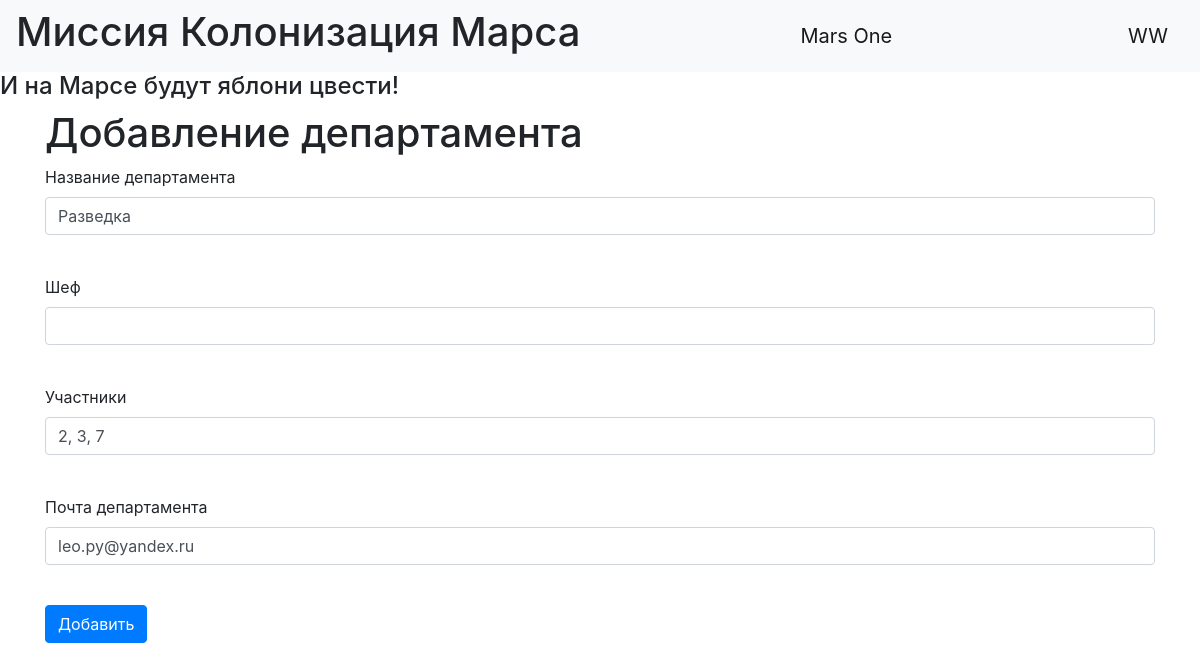
The page /departments/2 (signed in) on the database its author committed.
### data/users.py (models this page shows, shortened)
class User(SqlAlchemyBase, UserMixin):
    __tablename__ = 'users'
    id = sqlalchemy.Column(sqlalchemy.Integer,
                           primary_key=True, autoincrement=True)
    age = sqlalchemy.Column(sqlalchemy.Integer)
    surname = sqlalchemy.Column(sqlalchemy.String)
    name = sqlalchemy.Column(sqlalchemy.String, nullable=True)
    about = sqlalchemy.Column(sqlalchemy.String, nullable=True)
    email = sqlalchemy.Column(sqlalchemy.String,
                              index=True, unique=True, nullable=True)
    position = sqlalchemy.Column(sqlalchemy.String)
    speciality = sqlalchemy.Column(sqlalchemy.String)
    address = sqlalchemy.Column(sqlalchemy.String)
    hashed_password = sqlalchemy.Column(sqlalchemy.String, nullable=True)
    created_date = sqlalchemy.Column(sqlalchemy.DateTime,
                                     default=datetime.datetime.now)
    jobs = orm.relationship("Jobs", back_populates='user')
    departments = orm.relationship("Department", back_populates='user')

### data/department.py (models this page shows)
class Department(SqlAlchemyBase):
    __tablename__ = 'department'
    id = sqlalchemy.Column(sqlalchemy.Integer, primary_key=True,
                           autoincrement=True)
    title = sqlalchemy.Column(sqlalchemy.String, nullable=True)
    chief = sqlalchemy.Column(sqlalchemy.Integer, sqlalchemy.ForeignKey("users.id"))
    members = sqlalchemy.Column(sqlalchemy.String, nullable=True)
    email = sqlalchemy.Column(sqlalchemy.String, nullable=True)
    user = orm.relationship('User')

### index.py (the view, shortened to what this page needs)
@app.route('/departments/<int:id>', methods=['GET', 'POST'])
@login_required
def edit_department(id):
    form = DepartmentForm()
    if request.method == "GET":
        db_sess = db_session.create_session()
        departments = db_sess.query(Department).filter(Department.id == id, (current_user.id == 1)).first()
        if departments:
            form.title.data = departments.title
            form.members.data = departments.members
            form.email.data = departments.email
        else:
            abort(404)
    return render_template('department.html', title='Редактирование департамента', form=form)

### form/department.py
class DepartmentForm(FlaskForm):
    title = StringField('Название департамента', validators=[DataRequired()])
    chief = IntegerField('Шеф', validators=[DataRequired()])
    members = StringField('Участники', validators=[DataRequired()])
    email = EmailField('Почта департамента', validators=[DataRequired()])
    submit = SubmitField('Добавить')

### data/db_session.py (called while the page is built)
def create_session() -> Session:
    global __factory
    return __factory()

### index.py (called while the page is built)
@login_manager.user_loader
def load_user(user_id):
    db_sess = db_session.create_session()
    return db_sess.query(User).get(user_id)

### templates/department.html (shortened to what this page needs)
{% extends "base.html" %}
{% block content %}
<h1>Добавление департамента</h1>
<form action="" method="post">
    <p>
        {{ form.title.label }}<br>
        {{ form.title(class="form-control")}}<br>
    </p>
    <p>
        {{ form.chief.label }}<br>
        {{ form.chief(class="form-control") }}<br>
    </p>
    <p>
        {{ form.members.label }}<br>
        {{ form.members(class="form-control") }}<br>
    </p>
    <p>
        {{ form.email.label }}<br>
        {{ form.email(class="form-control") }}<br>
    </p>
    <p>{{ form.submit(type="submit", class="btn btn-primary") }}</p>
</form>
{% endblock %}

### templates/base.html (shortened to what this page needs)
<!DOCTYPE html>
<html lang="en">
<head>
    <link rel="stylesheet" href="https://stackpath.bootstrapcdn.com/bootstrap/4.4.1/css/bootstrap.min.css">
    <link rel="stylesheet" type="text/css" href="../static/css/style.css" />
</head>
  <body>
    <header>
      <nav class="navbar navbar-light bg-light">
          <h1>Миссия Колонизация Марса</h1>
        <a class="navbar-brand" href="#">Mars One</a>
          {% if current_user.is_authenticated %}
            <a class="navbar-brand" href="/logout">{{ current_user.name }}</a>
          {% else %}
    <p>
        <a class="btn btn-primary " href="/register">Зарегистрироваться</a>
        <a class="btn btn-success" href="/login">Войти</a>
    </p>
{% endif %}
      </nav>
        <h4>И на Марсе будут яблони цвести!</h4>
    </header>
    <main role="main" class="container">
        {% block content %}{% endblock %}
    </main>
  </body>
</html>

### rows shown on the page
User: name "WW"
Department: title "Разведка", members "2, 3, 7", email "leo.py@yandex.ru"
